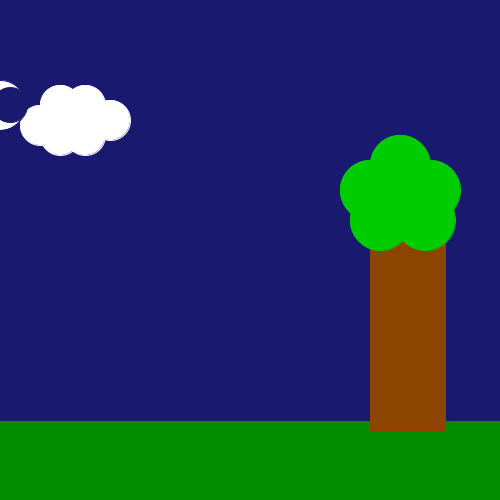
Frame 1 (no input)
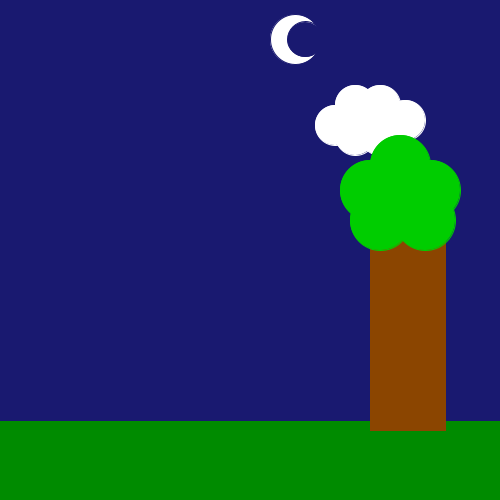
Frame 60 (the mouse pressed at the canvas centre just before this capture)
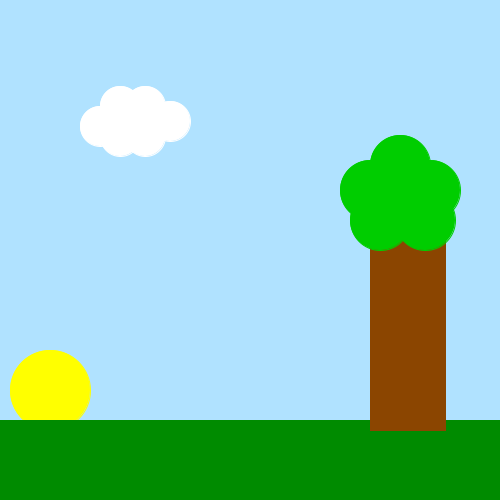
Frame 120 (the mouse held since frame 60 and released just before this capture)

The Processing sketch that drew these frames (run headless with seeded random() and noise(); from frame 60 on, the mouse is pressed at the canvas centre):

// Processing sketch: processing_71227
// ── processing_71227.pde

// Keana Moezzi, CP1 modes 4-5, Animation Assignment
// url: http://ilovestarsandsmiles.webs.com/

float x=0;
float y=105;
float changeY=2;
float w=500;
int sunY = 10;
float a=60;
float b=105;
float c=65;
float d=106;


void setup()
{
  size(500, 500);
  smooth();
}
void draw()
{

  moon(); 
  if (x>543)
  {
    sun();
  }
}

void moon()
{
  frameRate(7);
  background(25, 25, 112);

  frameRate(8);
  background(25, 25, 112);
  stroke(255);
  fill(255);
  ellipse(a, b, 40, 40);
  ellipse(a-20, b+20, 40, 40);
  ellipse(a+25, b, 40, 40);
  ellipse(a, b+30, 40, 40);
  ellipse(a, b+10, 40, 40);
  ellipse(a+25, b+30, 40, 40);
  ellipse(a+50, b+15, 40, 40);
  a=a+5;

  stroke(25, 25, 112);
  fill(255);
  ellipse(x, y, 50, 50);
  fill(25, 25, 112);
  ellipse(x+10, y, 35, 35);
  x=x+5;
  changeY=changeY -.02;
  y=y-changeY;
  fill(0, 139, 0);
  smooth();
  quad(-10, 500, -5, 420, 510, 420, 510, 500);
  fill(139, 69, 0);
  stroke(139, 69, 0);
  rect(370, 220, 75, 210);
  stroke(0, 205, 0);
  fill(0, 205, 0);
  ellipse(380, 220, 60, 60);
  ellipse(370, 190, 60, 60);
  ellipse(400, 165, 60, 60);
  ellipse(430, 190, 60, 60);
  ellipse(415, 195, 60, 60);
  ellipse(425, 220, 60, 60);

  {
    if (x>250)
    {
      changeY=changeY+1;
      y=y+changeY;
    }
  }
}
void sun()
{ 
  frameRate(7);
  background(176, 226, 255);  
  frameRate(8);
  background(176, 226, 255);
  stroke(255);
  fill(255);
  ellipse(c, d, 40, 40);
  ellipse(c-20, d+20, 40, 40);
  ellipse(c+25, d, 40, 40);
  ellipse(c, d+30, 40, 40);
  ellipse(c, d+10, 40, 40);
  ellipse(c+25, d+30, 40, 40);
  ellipse(c+50, d+15, 40, 40);
  c=c+5;
  stroke(255, 255, 0);
  fill(255, 255, 0);
  ellipse(50, w, 80, 80);
  w=w-sunY;
  fill(0, 139, 0);
  stroke(0, 139, 0);
  smooth();
  quad(-10, 500, -5, 420, 510, 420, 510, 500);

  fill(139, 69, 0);
  stroke(139, 69, 0);
  rect(370, 220, 75, 210);
  stroke(0, 205, 0);
  fill(0, 205, 0);
  ellipse(380, 220, 60, 60);
  ellipse(370, 190, 60, 60);
  ellipse(400, 165, 60, 60);
  ellipse(430, 190, 60, 60);
  ellipse(415, 195, 60, 60);
  ellipse(425, 220, 60, 60);
  if (w<60)
  {
    sunY = 0;
  }
}
